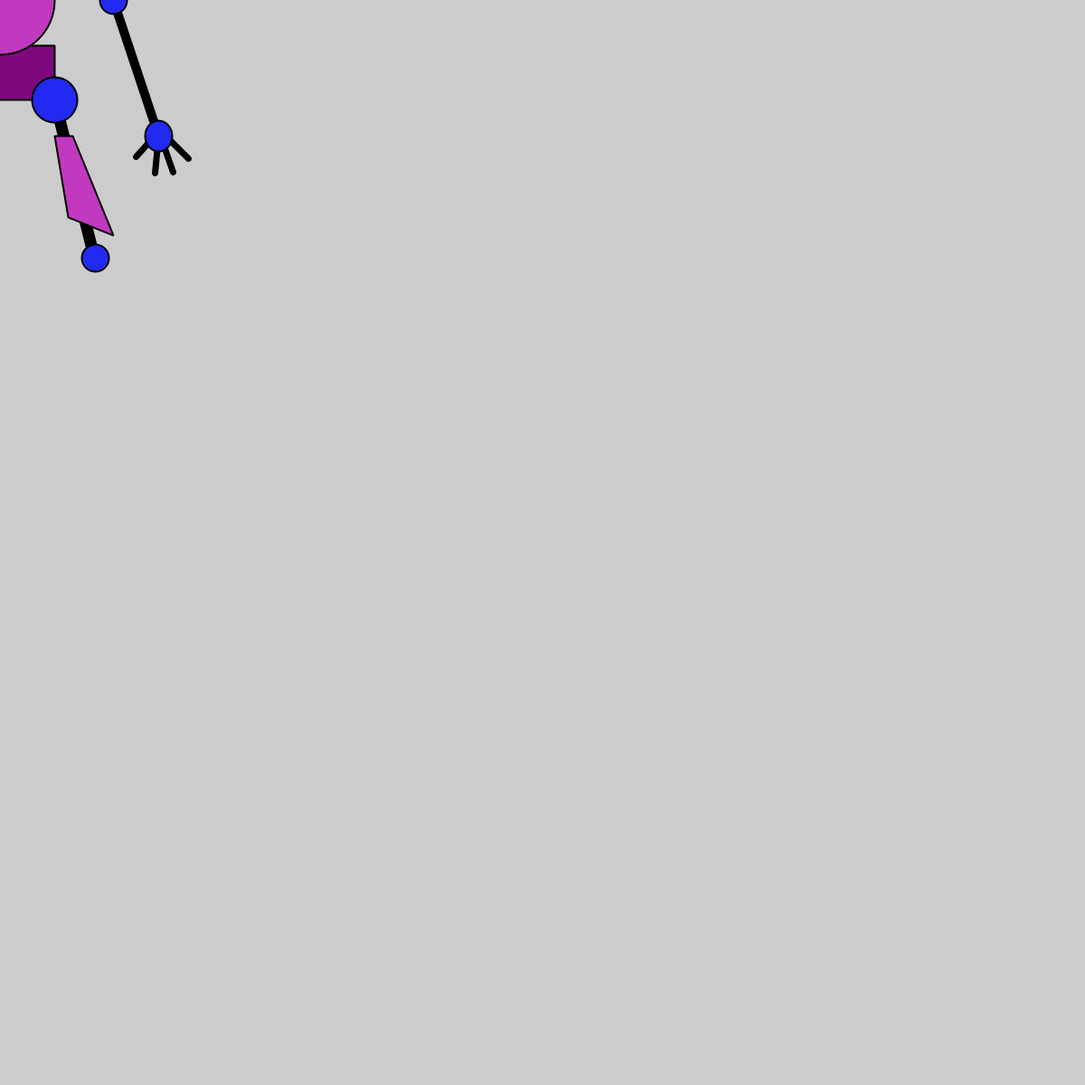
Frame 1 (no input)
Frame 60 (the mouse pressed at the canvas centre just before this capture): identical to frame 1, image omitted
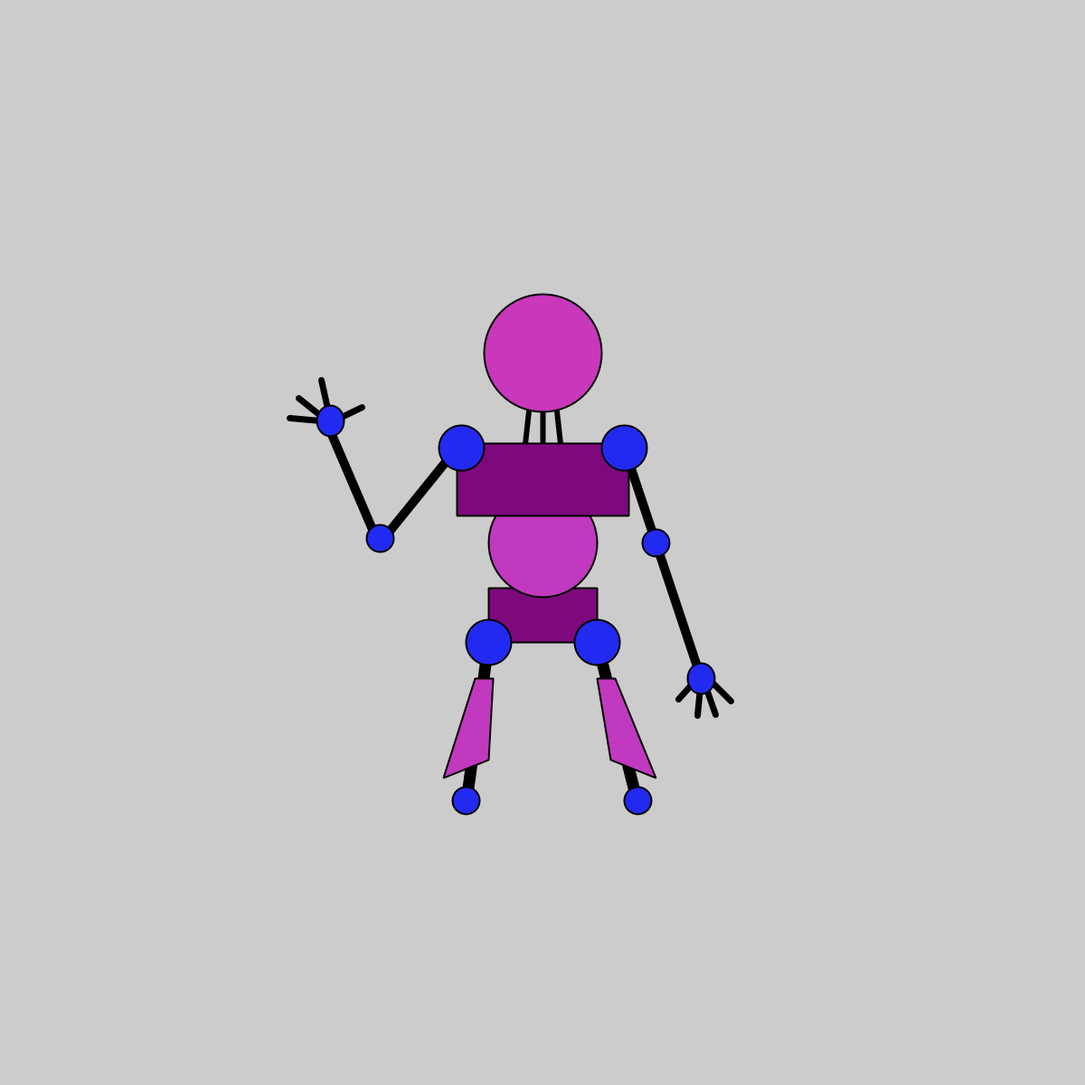
Frame 120 (the mouse held since frame 60 and released just before this capture)

The Processing sketch that drew these frames (run headless with seeded random() and noise(); from frame 60 on, the mouse is pressed at the canvas centre):

// Processing sketch: processing_187172
// ── processing_187172.pde

float mx;
float my;
float pmx;
float pmy;

void setup() {
  size(1200,1200);
  smooth();
  ellipseMode(RADIUS);
}


void draw() {
  smooth();
  strokeWeight(2);
  background(204);
  mx = mouseX;
  my = mouseY;
  pmx = pmouseX;
  pmy = pmouseY;
  
//First Layer
  //Lower Torso
    strokeJoin(BEVEL);
    fill(126,9,125);
    rect(mx-60,my+50,120,60);
  //Middle torso
    fill(193,57,191);
    ellipse(mx,my,60,60);
    strokeWeight(6);
  //Neck
    fill(255);
    line(mx,my-105,mx,my-150);
    line(mx-20,my-105,mx-15,my-150);
    line(mx+20,my-105,mx+15,my-150);

//Second Layer
  //Upper Torso
    strokeWeight(2);
    fill(126,9,125);
    rect(mx-95,my-110,190,80);
  //Left arm
    strokeWeight(10);
    fill(255);
    line(pmx-95,pmy-105,pmx-180,pmy);
    line(pmx-180,pmy+5,pmx-240,pmy-135);
  //Left fingers
    strokeWeight(7);
    line(pmx-235,pmy-135,pmx-245,pmy-180);
    line(pmx-235,pmy-132,pmx-270,pmy-160);
    line(pmx-235,pmy-133,pmx-200,pmy-150);
    line(pmx-235,pmy-134,pmx-280,pmy-138);
  //Right arm
    strokeWeight(10);
    line(pmx+90,pmy-105,pmx+125,pmy);
    line(pmx+125,pmy,pmx+175,pmy+150);
  //Right fingers
    strokeWeight(7);
    line(pmx+175,pmy+145,pmx+150,pmy+173);
    line(pmx+175,pmy+150,pmx+171,pmy+191);
    line(pmx+177,pmy+150,pmx+191,pmy+190);
    line(pmx+178,pmy+145,pmx+208,pmy+175);
  //Left leg
    strokeWeight(13);
    line(pmx-60,pmy+110,pmx-85,pmy+289);
  //Right leg
    line(pmx+60,pmy+110,pmx+105,pmy+289);

//Third Layer
  //Shoulders
    strokeWeight(2);
    fill(34,42,242);
    ellipse(mx-90,my-105,25,25);
    ellipse(mx+90,my-105,25,25);
  //Left elbow
    ellipse(pmx-180,pmy-5,15,15);
  //left palm
    ellipse(pmx-235,pmy-135,15,17);
  //Right elbow
    ellipse(pmx+125,pmy,15,15);
  //Right palm
    ellipse(pmx+175,pmy+150,15,17);
  //Left hip joint
    ellipse(mx-60,my+110,25,25);
  //Left knee
    ellipse(pmx-85,pmy+285,15,15);
  //Right hip joint
    ellipse(mx+60,my+110,25,25);
  //Right knee
    ellipse(pmx+105,pmy+285,15,15);

//Fourth Layer
  //Head
    fill(201,55,187);
    ellipse(pmx,pmy-210,65,65);
  //Left thigh cover
    fill(193,57,191);
    quad(pmx-55,pmy+150,pmx-60,pmy+240,pmx-110,pmy+260,pmx-75,pmy+150);
  //Right thigh cover
    quad(pmx+60,pmy+150,pmx+75,pmy+240,pmx+125,pmy+260,pmx+80,pmy+150);
}
